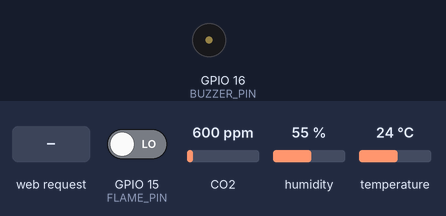
Recording of a sketch running on a simulated ESP32. On the bench: buzzer (waves = sounding, pin HIGH). Inputs (shaded band) come from the test bench; at power-on: GPIO 15 (FLAME_PIN) LOW, CO2 600 ppm, humidity 55 %, temperature 24 °C. WiFi joins after 1.5 s; servers stay silent unless stated; what the sketch prints to the serial monitor is not drawn.

Above: at 3.2 s.
3.3 s: HTTP request GET /data received
At 4.1 s:
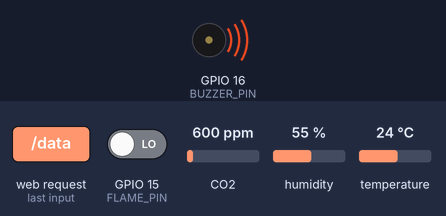
Timing chart, 0 to 6.3 s (numbered marks = the images above; inputs shaded):
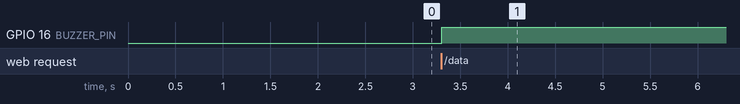

Measured:
- after the input at 3.3 s, GPIO 16 (BUZZER_PIN): LOW → HIGH at once

The sketch:

Main.ino
```cpp
#include <Wire.h>
#include <WiFi.h>
#include <DHT.h>
#include <MQ135.h>
#include <WebServer.h>

// DHT22 Setup
#define DHTPIN 4
#define DHTTYPE DHT22
DHT dht(DHTPIN, DHTTYPE);

// MQ135 Setup
#define MQ135_PIN 34  // Analog input pin for MQ135 sensor
MQ135 gasSensor(MQ135_PIN);

// Flame Sensor Setup (Digital mode)
#define FLAME_PIN 15  // Flame sensor digital pin
#define BUZZER_PIN 16 // Buzzer pin

// Wi-Fi Credentials
const char* ssid = "STEM19EE";   // Replace with your Wi-Fi SSID
const char* password = "1919016111@H"; // Replace with your Wi-Fi password

// Thresholds
float temperatureThreshold = 30.0;  // Temperature threshold in °C
float humidityThreshold = 60.0;     // Humidity threshold in %
float airQualityThreshold = 100.0;  // Example air quality threshold (PPM)
int flameThreshold = 0;             // No threshold for flame in digital mode (Just HIGH or LOW)

// Web Server
WebServer server(80);

// Initialize Sensors and Buzzer
void initSensors() {
  dht.begin();
  pinMode(FLAME_PIN, INPUT);  // Flame sensor as digital input
  pinMode(BUZZER_PIN, OUTPUT);
  digitalWrite(BUZZER_PIN, LOW); // Turn off buzzer initially
}

// Fetch Sensor Data and Return as JSON
String getSensorDataJson() {
  // Read data from DHT22 sensor
  float temperature = dht.readTemperature();
  float humidity = dht.readHumidity();

  // Read data from MQ135 (Air quality)
  float airQuality = gasSensor.getPPM(); // Gas concentration (ppm)

  // Read data from Flame sensor (digital HIGH/LOW)
  bool flameDetected = digitalRead(FLAME_PIN) == HIGH;  // HIGH means flame detected

  // Check for threshold exceedance and identify which parameter exceeded
  String exceededParameter = "";
  bool thresholdExceeded = false;

  // Check if temperature exceeds the threshold
  if (temperature > temperatureThreshold) {
    exceededParameter = "Temperature";
    thresholdExceeded = true;
  }
  // Check if humidity exceeds the threshold
  else if (humidity > humidityThreshold) {
    exceededParameter = "Humidity";
    thresholdExceeded = true;
  }
  // Check if air quality exceeds the threshold
  else if (airQuality > airQualityThreshold) {
    exceededParameter = "Air Quality";
    thresholdExceeded = true;
  }
  // Check if flame is detected
  else if (flameDetected) {
    exceededParameter = "Flame Detected";
    thresholdExceeded = true;
  }

  // Turn on buzzer if any threshold is exceeded
  digitalWrite(BUZZER_PIN, thresholdExceeded ? HIGH : LOW);

  // Print readings to Serial Monitor
  Serial.println("==== Sensor Readings ====");
  Serial.print("Temperature: ");
  Serial.print(temperature, 1);
  Serial.println(" °C");

  Serial.print("Humidity: ");
  Serial.print(humidity, 1);
  Serial.println(" %");

  Serial.print("Air Quality (PPM): ");
  Serial.println(airQuality);

  Serial.print("Flame Detected: ");
  Serial.println(flameDetected ? "Yes" : "No");

  Serial.print("Threshold Exceeded: ");
  Serial.println(thresholdExceeded ? "Yes" : "No");
  if (thresholdExceeded) {
    Serial.print("Exceeded Parameter: ");
    Serial.println(exceededParameter);
  }
  Serial.println("========================");

  // Generate JSON for sending to the endpoint
  String json = "{";
  json += "\"temperature\": " + String(temperature, 1) + ",";
  json += "\"humidity\": " + String(humidity, 1) + ",";
  json += "\"airQuality\": " + String(airQuality, 1) + ",";
  json += "\"flameDetected\": " + String(flameDetected ? "true" : "false") + ",";
  json += "\"thresholdExceeded\": " + String(thresholdExceeded ? "true" : "false") + ",";
  json += "\"exceededParameter\": \"" + exceededParameter + "\"";  // Include which parameter exceeded
  json += "}";

  return json;
}

// Handle Data Request and Send Sensor Data
void handleSensorData() {
  String data = getSensorDataJson();
  server.sendHeader("Access-Control-Allow-Origin", "*");
  server.send(200, "application/json", data);
}

// Connect to Wi-Fi
void connectToWiFi() {
  WiFi.begin(ssid, password);
  Serial.print("Connecting to Wi-Fi");
  while (WiFi.status() != WL_CONNECTED) {
    delay(1000);
    Serial.print(".");
  }
  Serial.println("\nConnected to Wi-Fi!");
  Serial.print("IP Address: ");
  Serial.println(WiFi.localIP());
}

// Start Web Server
void startServer() {
  server.on("/data", handleSensorData);
  server.begin();
  Serial.println("Web Server started");
}

void setup() {
  // Start serial communication
  Serial.begin(115200);

  // Connect to Wi-Fi
  connectToWiFi();

  // Initialize sensors
  initSensors();

  // Start the web server
  startServer();
}

void loop() {
  // Handle client requests
  server.handleClient();
}
```
